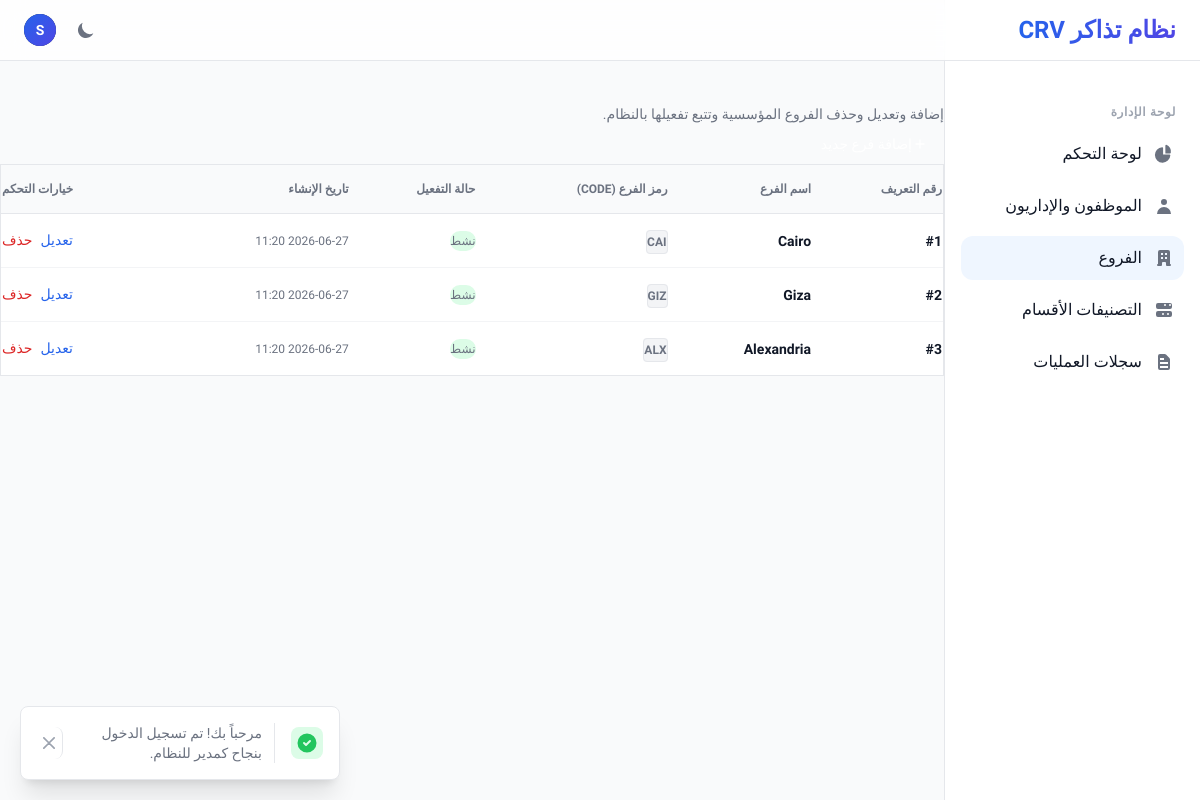
The app's page /admin/branches.php (signed in) with its own data.
### tables this page shows
CREATE TABLE IF NOT EXISTS `branches` (
    `id` INT AUTO_INCREMENT PRIMARY KEY,
    `name` VARCHAR(150) NOT NULL,
    `code` VARCHAR(50) UNIQUE,
    `status` ENUM('active','inactive') DEFAULT 'active',
    `created_at` TIMESTAMP DEFAULT CURRENT_TIMESTAMP
);

### admin/branches.php (the view, shortened to what this page needs)
<?php
$db = getDBConnection();
$branches = [];
try {
    $stmt = $db->query("SELECT * FROM branches ORDER BY id ASC");
    $branches = $stmt->fetchAll();
} catch (PDOException $e) {
    error_log("Branches list fetch error: " . $e->getMessage());
}
require_once __DIR__ . '/../includes/header.php';
require_once __DIR__ . '/../includes/sidebar.php';
?>
<main class="p-6 space-y-6 flex-1">
    <div class="flex flex-col md:flex-row md:items-center md:justify-between space-y-4 md:space-y-0">
        <div>
            <h1 class="text-3xl font-bold bg-gradient-to-r from-gray-900 to-gray-700 dark:from-white dark:to-gray-300 bg-clip-text text-transparent">
            </h1>
            <p class="mt-1 text-sm text-gray-500 dark:text-gray-400">
                إضافة وتعديل وحذف الفروع المؤسسية وتتبع تفعيلها بالنظام.
            </p>
        </div>
        <div>
            <button data-modal-target="add-branch-modal" data-modal-toggle="add-branch-modal" type="button" class="inline-flex items-center px-4 py-2.5 text-sm font-medium text-white bg-blue-600 hover:bg-blue-700 focus:ring-4 focus:outline-none focus:ring-blue-300 rounded-xl shadow-sm dark:bg-blue-600 dark:hover:bg-blue-700 transition-all">
                <svg class="w-4 h-4 ml-2" fill="none" stroke="currentColor" viewBox="0 0 24 24" xmlns="http://www.w3.org/2000/svg">
                    <path stroke-linecap="round" stroke-linejoin="round" stroke-width="2" d="M12 6v6m0 0v6m0-6h6m-6 0H6"/>
                </svg>
            </button>
        </div>
    </div>
    <div class="bg-white border border-gray-100 rounded-2xl shadow-sm dark:bg-gray-800 dark:border-gray-700 overflow-hidden">
        <div class="overflow-x-auto">
            <table class="w-full text-sm text-right text-gray-500 dark:text-gray-400">
                <thead class="text-xs text-gray-700 uppercase bg-gray-50 dark:bg-gray-700 dark:text-gray-400 border-b border-gray-100 dark:border-gray-700">
                    <tr>
                        <th scope="col" class="px-6 py-4">رقم التعريف</th>
                        <th scope="col" class="px-6 py-4">اسم الفرع</th>
                        <th scope="col" class="px-6 py-4">رمز الفرع (Code)</th>
                        <th scope="col" class="px-6 py-4">حالة التفعيل</th>
                        <th scope="col" class="px-6 py-4">تاريخ الإنشاء</th>
                        <th scope="col" class="px-6 py-4 text-left">خيارات التحكم</th>
                    </tr>
                </thead>
                <tbody class="divide-y divide-gray-100 dark:divide-gray-700">
                    <?php if (empty($branches)): ?>
                        <tr>
                            <td colspan="6" class="px-6 py-8 text-center text-gray-500 dark:text-gray-400">
                                لا يوجد فروع مسجلة بالنظام حتى الآن.
                            </td>
                        </tr>
                    <?php else: ?>
                        <?php foreach ($branches as $branch): ?>
                            <tr class="hover:bg-gray-50/50 dark:hover:bg-gray-700/30 transition-colors">
                                <td class="px-6 py-4 font-semibold text-gray-900 dark:text-white">#<?php echo $branch['id']; ?></td>
                                <td class="px-6 py-4 font-semibold text-gray-900 dark:text-white"><?php echo htmlspecialchars($branch['name']); ?></td>
                                <td class="px-6 py-4">
                                    <span class="px-2.5 py-1 text-xs font-mono font-bold rounded bg-gray-100 text-gray-800 dark:bg-gray-700 dark:text-gray-300 border border-gray-200 dark:border-gray-600">
                                        <?php echo htmlspecialchars($branch['code']); ?>
                                    </span>
                                </td>
                                <td class="px-6 py-4">
                                    <?php if ($branch['status'] === 'active'): ?>
                                        <span class="inline-flex items-center px-2.5 py-0.5 text-xs font-medium rounded-full bg-green-100 text-green-800 dark:bg-green-900 dark:text-green-200">
                                            نشط
                                        </span>
                                    <?php else: ?>
                                        <span class="inline-flex items-center px-2.5 py-0.5 text-xs font-medium rounded-full bg-red-100 text-red-800 dark:bg-red-900 dark:text-red-200">
                                            غير نشط
                                        </span>
                                    <?php endif; ?>
                                </td>
                                <td class="px-6 py-4 text-xs">
                                    <?php echo date('Y-m-d H:i', strtotime($branch['created_at'])); ?>
                                </td>
                                <td class="px-6 py-4 text-left flex items-center justify-end gap-2">
                                    <button data-modal-target="edit-modal-<?php echo $branch['id']; ?>" data-modal-toggle="edit-modal-<?php echo $branch['id']; ?>" class="font-medium text-blue-600 dark:text-blue-500 hover:underline px-3 py-1.5 hover:bg-blue-50 dark:hover:bg-blue-900/20 rounded-lg transition-colors">
                                        تعديل
                                    </button>
                                    <button data-modal-target="delete-modal-<?php echo $branch['id']; ?>" data-modal-toggle="delete-modal-<?php echo $branch['id']; ?>" class="font-medium text-red-600 dark:text-red-500 hover:underline px-3 py-1.5 hover:bg-red-50 dark:hover:bg-red-900/20 rounded-lg transition-colors">
                                        حذف
                                    </button>
                                </td>
                            </tr>
                        <?php endforeach; ?>
                    <?php endif; ?>
                </tbody>
            </table>
        </div>
    </div>
</main>
<?php
require_once __DIR__ . '/../includes/footer.php';
?>

### includes/header.php (shortened to what this page needs)
<!DOCTYPE html>
<html lang="ar" dir="rtl" class="h-full">
<head>
    <link href="<?php echo BASE_URL; ?>assets/css/styles.css" rel="stylesheet">
</head>
<body class="h-full bg-gray-50 dark:bg-gray-900 text-gray-900 dark:text-gray-100 antialiased flex flex-col">
    <nav class="fixed top-0 z-40 w-full bg-white border-b border-gray-200 dark:bg-gray-800 dark:border-gray-700 backdrop-blur-md bg-opacity-80 dark:bg-opacity-80">
        <div class="px-4 py-3 lg:px-6">
            <div class="flex items-center justify-between">
                <div class="flex items-center justify-start gap-2">
                    <a href="<?php echo BASE_URL; ?>" class="flex">
                        <span class="self-center text-xl font-bold sm:text-2xl whitespace-nowrap bg-gradient-to-r from-blue-600 to-indigo-600 dark:from-blue-400 dark:to-indigo-400 bg-clip-text text-transparent">
                        </span>
                    </a>
                </div>
                <div class="flex items-center gap-3">
                    <button id="theme-toggle" type="button" class="text-gray-500 dark:text-gray-400 hover:bg-gray-100 dark:hover:bg-gray-700 focus:outline-none focus:ring-4 focus:ring-gray-200 dark:focus:ring-gray-700 rounded-lg text-sm p-2">
                        <svg id="theme-toggle-dark-icon" class="hidden w-5 h-5" fill="currentColor" viewBox="0 0 20 20" xmlns="http://www.w3.org/2000/svg"><path d="M17.293 13.293A8 8 0 016.707 2.707a8.001 8.001 0 1010.586 10.586z"></path></svg>
                    </button>
                    <?php if (isset($_SESSION['user_id'])): ?>
                    <div class="flex items-center">
                        <button type="button" class="flex text-sm bg-gray-800 rounded-full focus:ring-4 focus:ring-gray-300 dark:focus:ring-gray-600" id="user-menu-button" aria-expanded="false" data-dropdown-toggle="dropdown-user">
                            <div class="w-8 h-8 rounded-full bg-gradient-to-br from-blue-600 to-indigo-600 flex items-center justify-center text-white font-semibold text-sm">
                                <?php echo strtoupper(substr($_SESSION['user_name'] ?? 'م', 0, 1)); ?>
                            </div>
                        </button>
                    </div>
                    <?php endif; ?>
                </div>
            </div>
        </div>
    </nav>

### includes/sidebar.php (shortened to what this page needs)
<?php
$current_page = $activePage ?? basename($_SERVER['SCRIPT_NAME'], '.php');
$role = $_SESSION['user_role'] ?? '';
?>
<aside id="logo-sidebar" class="fixed top-0 right-0 z-30 w-64 h-screen pt-20 transition-transform translate-x-full bg-white border-l border-gray-200 sm:translate-x-0 dark:bg-gray-800 dark:border-gray-700" aria-label="Sidebar">
   <div class="h-full px-4 py-4 overflow-y-auto bg-white dark:bg-gray-800">
      <ul class="space-y-2 font-medium">
         <?php if ($role === 'admin'): ?>
            <div class="pt-2 pb-1 px-2 text-xs font-semibold text-gray-400 uppercase tracking-wider dark:text-gray-500">
                لوحة الإدارة
            </div>
            <li>
               <a href="<?php echo BASE_URL; ?>admin/dashboard.php" class="flex items-center p-2.5 text-gray-900 rounded-xl dark:text-white hover:bg-gray-100 dark:hover:bg-gray-700 group transition-all <?php echo $current_page === 'dashboard' ? 'bg-blue-50 text-blue-600 dark:bg-blue-900/50 dark:text-blue-400' : ''; ?>">
                  <span class="mr-3">لوحة التحكم</span>
               </a>
            </li>
            <li>
               <a href="<?php echo BASE_URL; ?>admin/employees.php" class="flex items-center p-2.5 text-gray-900 rounded-xl dark:text-white hover:bg-gray-100 dark:hover:bg-gray-700 group transition-all <?php echo $current_page === 'employees' ? 'bg-blue-50 text-blue-600 dark:bg-blue-900/50 dark:text-blue-400' : ''; ?>">
                  <svg class="w-5 h-5 transition duration-75 text-gray-500 dark:text-gray-400 group-hover:text-blue-600 dark:group-hover:text-blue-400" aria-hidden="true" xmlns="http://www.w3.org/2000/svg" fill="currentColor" viewBox="0 0 20 20">
                     <path d="M10 9a3 3 0 100-6 3 3 0 000 6zm-7 9a7 7 0 1114 0H3z"/>
                  </svg>
                  <span class="mr-3">الموظفون والإداريون</span>
               </a>
            </li>
            <li>
               <a href="<?php echo BASE_URL; ?>admin/branches.php" class="flex items-center p-2.5 text-gray-900 rounded-xl dark:text-white hover:bg-gray-100 dark:hover:bg-gray-700 group transition-all <?php echo $current_page === 'branches' ? 'bg-blue-50 text-blue-600 dark:bg-blue-900/50 dark:text-blue-400' : ''; ?>">
                  <span class="mr-3">الفروع</span>
               </a>
            </li>
            <li>
               <a href="<?php echo BASE_URL; ?>admin/categories.php" class="flex items-center p-2.5 text-gray-900 rounded-xl dark:text-white hover:bg-gray-100 dark:hover:bg-gray-700 group transition-all <?php echo $current_page === 'categories' ? 'bg-blue-50 text-blue-600 dark:bg-blue-900/50 dark:text-blue-400' : ''; ?>">
                  <span class="mr-3">التصنيفات الأقسام</span>
               </a>
            </li>
            <li>
               <a href="<?php echo BASE_URL; ?>admin/logs.php" class="flex items-center p-2.5 text-gray-900 rounded-xl dark:text-white hover:bg-gray-100 dark:hover:bg-gray-700 group transition-all <?php echo $current_page === 'logs' ? 'bg-blue-50 text-blue-600 dark:bg-blue-900/50 dark:text-blue-400' : ''; ?>">
                  <span class="mr-3">سجلات العمليات</span>
               </a>
            </li>
         <?php endif; ?>
      </ul>
   </div>
</aside>
<div class="sm:mr-64 pt-20 flex-1 flex flex-col min-h-screen bg-gray-50 dark:bg-gray-900">

### includes/footer.php (shortened to what this page needs)
    <?php if (isset($_SESSION['success']) || isset($_SESSION['error'])): ?>
        <div id="toast-notification" class="fixed bottom-5 left-5 z-50 flex items-center w-full max-w-xs p-4 space-x-4 space-x-reverse text-gray-500 bg-white divide-x divide-x-reverse divide-gray-200 rounded-lg shadow-xl dark:text-gray-400 dark:divide-gray-700 dark:bg-gray-800 border border-gray-200 dark:border-gray-700" role="alert">
            <?php if (isset($_SESSION['success'])): ?>
                <div class="inline-flex items-center justify-center flex-shrink-0 w-8 h-8 text-green-500 bg-green-100 rounded-lg dark:bg-green-800 dark:text-green-200">
                    <svg class="w-5 h-5" aria-hidden="true" xmlns="http://www.w3.org/2000/svg" fill="currentColor" viewBox="0 0 20 20">
                        <path d="M10 .5a9.5 9.5 0 1 0 9.5 9.5A9.51 9.51 0 0 0 10 .5Zm3.707 8.207-4 4a1 1 0 0 1-1.414 0l-2-2a1 1 0 0 1 1.414-1.414L9 10.586l3.293-3.293a1 1 0 0 1 1.414 1.414Z"/>
                    </svg>
                </div>
                <div class="pr-3 text-sm font-normal"><?php echo htmlspecialchars($_SESSION['success']); unset($_SESSION['success']); ?></div>
            <?php endif; ?>
            <button type="button" class="mr-auto -mx-1.5 -my-1.5 bg-white text-gray-400 hover:text-gray-900 rounded-lg focus:ring-2 focus:ring-gray-300 p-1.5 hover:bg-gray-100 inline-flex items-center justify-center h-8 w-8 dark:text-gray-500 dark:hover:text-white dark:bg-gray-800 dark:hover:bg-gray-700" data-dismiss-target="#toast-notification" aria-label="إغلاق">
                <svg class="w-3 h-3" aria-hidden="true" xmlns="http://www.w3.org/2000/svg" fill="none" viewBox="0 0 14 14">
                    <path stroke="currentColor" stroke-linecap="round" stroke-linejoin="round" stroke-width="2" d="m1 1 6 6m0 0 6 6M7 7l6-6M7 7l-6 6"/>
                </svg>
            </button>
        </div>
    <?php endif; ?>
</body>
</html>

### includes/header.php (style rules this page uses)
body { font-family: 'Cairo', sans-serif; }

### records on screen
branches: id "1", name "Cairo", code "CAI", status "نشط", created_at "2026-06-27 11:20"
branches: id "2", name "Giza", code "GIZ", status "نشط", created_at "2026-06-27 11:20"
branches: id "3", name "Alexandria", code "ALX", status "نشط", created_at "2026-06-27 11:20"

### other values on screen
substr($_SESSION['user_name'] ?? 'م', 0, 1) "S"
$_SESSION['success'] "مرحباً بك! تم تسجيل الدخول بنجاح كمدير للنظام."
